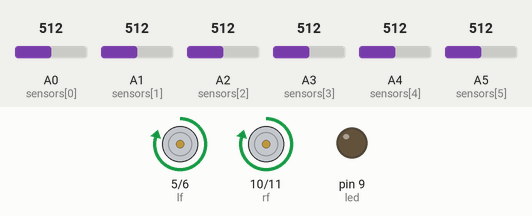
Recording of a sketch running on a simulated Arduino Uno, built with avr-gcc and run on an emulated ATmega328P. Parts: motor-driver pin pairs drawn as motors (green arrow = first pin HIGH = forward, orange = second pin HIGH = backward, longer = more drive), output pins drawn as LEDs (lit = HIGH). Inputs (shaded band) come from the test bench; at power-on: A1 (sensors[1]) = 512, A5 (sensors[5]) = 512, A4 (sensors[4]) = 512, A0 (sensors[0]) = 512, A2 (sensors[2]) = 512, A3 (sensors[3]) = 512. What the sketch prints to the serial monitor is not drawn.

Above: at 2.8 s.
2.9 s: A1 (sensors[1]) set to 520
At 3.4 s:
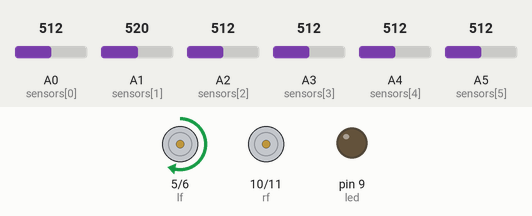
4.4 s: A5 (sensors[5]) set to 519
At 5.6 s:
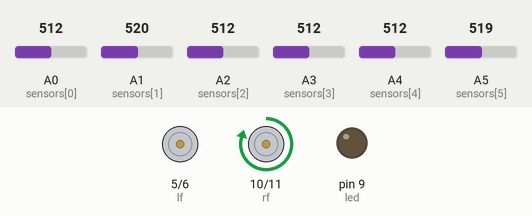
5.9 s: A4 (sensors[4]) set to 524
At 6.9 s:
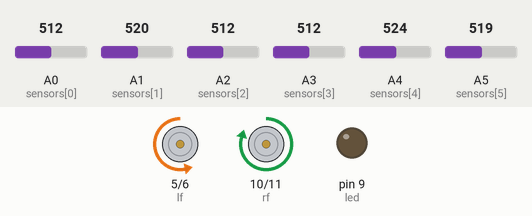
7.4 s: A0 (sensors[0]) set to 716
At 8.1 s:
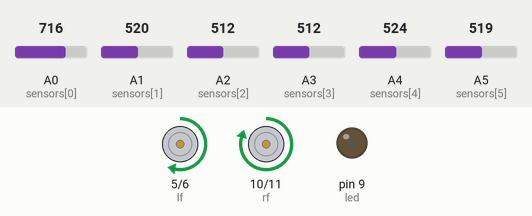
8.9 s: A5 (sensors[5]) set to 306
At 9.2 s:
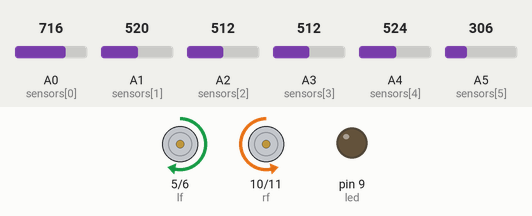
10.4 s: A5 (sensors[5]) set to 716
At 11.5 s:
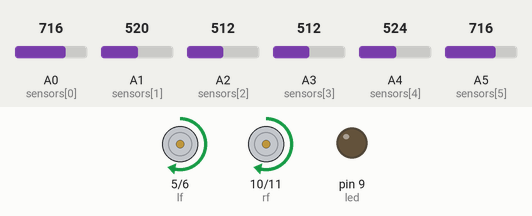
Timing chart, 0 to 12.9 s (numbered marks = the images above; inputs shaded):
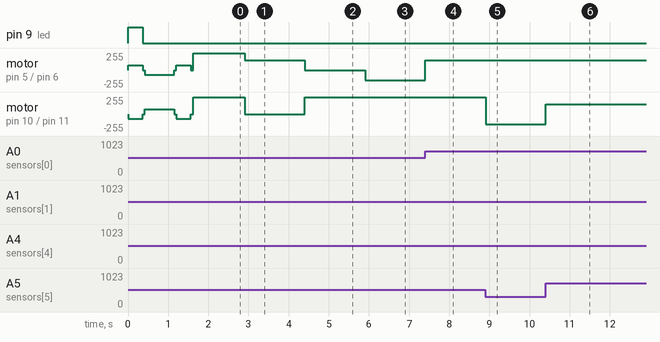

The sketch:

Analog_sensor__kuet_try3.2.ino
```cpp
#define NUM_SENSORS   6
int led =9;
int val=255;
int sensors[]={A0, A1, A2, A3, A4, A5};
int sv[NUM_SENSORS],temp[NUM_SENSORS],maxv[NUM_SENSORS],minv[NUM_SENSORS],threshold[NUM_SENSORS];
int sv2[NUM_SENSORS]={1,1,1,1,1,1};
unsigned long int sum=0,ts=0,ps=0,ls=0,rs=0,ms=0,ols,ors;
int lf = 5;
int lb = 6;
int rf = 10;
int rb = 11;

int bspeed =150;
int SPEED;
int MSPEED=250;
int state=0;
int flag=0;
int stateStop=0;
int i,j;

void setup() {
  pinMode(led, OUTPUT);
    //delay(200);
  pinMode(lf, OUTPUT);
  pinMode(lb, OUTPUT);
  pinMode(rf, OUTPUT);
  pinMode(rb, OUTPUT);
  pinMode(led, OUTPUT);
  // initialize serial communication at 9600 bits per second:
  Serial.begin(115200);
  //delay(500);
  analogWrite(led, val);


SPEED=70;

calibration();

  SPEED=bspeed;
}

// the loop routine runs over and over again forever:


void mway(int state)
{

if (state == 'f') {
        analogWrite(lf, SPEED);
        analogWrite(lb, 0);
        analogWrite(rf, SPEED);
        analogWrite(rb, 0);
          Serial.println("F");
    }
    else if (state == 'l') {
        analogWrite(lf, 0 );
        analogWrite(lb, 0);
        analogWrite(rf, SPEED);
        analogWrite(rb, 0);
         Serial.println("l");
    }
    else if (state == 'L') {
        analogWrite(lf, 0);
        analogWrite(lb, SPEED);
        analogWrite(rf, SPEED);
        analogWrite(rb, 0);
          Serial.println("L");
    }
        else if (state == 'm') {
        analogWrite(lf, 0);
        analogWrite(lb, SPEED);
        analogWrite(rf, 0);
        analogWrite(rb, 0);
         Serial.println("BL");
     }
    else if (state == 'b') {
        analogWrite(lf, 0);
        analogWrite(lb, SPEED);
        analogWrite(rf, 0);
        analogWrite(rb, SPEED);
         Serial.println("BACK");
    }
    else if (state == 'r') {
        analogWrite(lf, SPEED);
        analogWrite(lb, 0);
        analogWrite(rf, 0);
        analogWrite(rb, 0);
          Serial.println("r");
    }
    else if (state == 'R') {
        analogWrite(lf, SPEED);
        analogWrite(lb, 0);
        analogWrite(rf, 0);
        analogWrite(rb, SPEED);
          Serial.println("R");
    }
    else if (state == 'q') {
        analogWrite(lf, 0);
        analogWrite(lb, 0);
        analogWrite(rf, 0);
        analogWrite(rb, SPEED);
         Serial.println("BR");
    }

    else if (state == 's') {
        analogWrite(lf, 0);
        analogWrite(lb, 0);
        analogWrite(rf, 0);
        analogWrite(rb, 0);
        analogWrite(led, 0);
        if(flag == 0){
         Serial.println("S");
          flag=1;
        }
        stateStop=0;
    }
}

int sence()
{
   sum=0;
  // read the input on analog pin 0:
  for (int i=0;i<NUM_SENSORS;i++){

  sv[i] = analogRead(sensors[i]);
  // print out the value you read:
  Serial.print(sv[i]);
  Serial.print('\t');
  if(sv[i]>threshold[i])
    sv2[i]=1;
    else
    sv2[i]=0;
  }


   for (int i=0;i<NUM_SENSORS;i++)
   sum=sum*10+sv2[i];
   ls=sv2[0]*100+sv2[1]*10;
  rs=sv2[5]*100+sv2[4]*10;
  ms=sv2[2]*10+sv2[3]*1;
   Serial.print(sum);
    Serial.print('\t');
    Serial.print(ls);
    Serial.print('\t');
    Serial.print(rs);
    Serial.print('\t');
    Serial.print(ms);
   Serial.println();
  delay(1);        // delay in between reads for stability
}
void calibration()
{
  for (int i=0;i<NUM_SENSORS;i++)
{
    maxv[i] = analogRead(sensors[i]);
    minv[i] = analogRead(sensors[i]);
}

mway('R');
 for (int j=0;j<100;j++)
 {
  for (int i=0;i<NUM_SENSORS;i++)
  {
    temp[i] = analogRead(sensors[i]);
    if(temp[i]>maxv[i])
    maxv[i]=temp[i];
    if(temp[i]<minv[i])
    minv[i]=temp[i];
  }
  delay(3);
 }

mway('s');
delay(50);
mway('L');
 for (int j=0;j<200;j++)
 {
  for (int i=0;i<NUM_SENSORS;i++)
  {
    temp[i] = analogRead(sensors[i]);
    if(temp[i]>maxv[i])
    maxv[i]=temp[i];
    if(temp[i]<minv[i])
    minv[i]=temp[i];
  }
  delay(3);
 }
 mway('s');
delay(50);
mway('R');
 for (int j=0;j<100;j++)
 {
  for (int i=0;i<NUM_SENSORS;i++)
  {
    temp[i] = analogRead(sensors[i]);
    if(temp[i]>maxv[i])
    maxv[i]=temp[i];
    if(temp[i]<minv[i])
    minv[i]=temp[i];
  }
  delay(3);
 }
mway('s');
delay(50);
for(i=0;i<NUM_SENSORS;i++)
{
threshold[i]= minv[i] + (maxv[i]-minv[i])/2;
Serial.print(threshold[i]);
  Serial.print('\t');
}


}


void follow(){
    drive:
    if(sum==ts)
  {
    if(SPEED<MSPEED)
    SPEED=SPEED+20;
    else
    SPEED=MSPEED;
  }
  else
  SPEED=bspeed;
  if (sum==0)
 mway('f');
else if ((sum==1000)||(sum==1100)||(sum==100))
{
 mway('s');
 }
 else if ((sum==111000)||(sum==110000))
{

    mway('R');


 }
  else if ((sum==000111)||(sum==000011))
{

    mway('L');


 }
else if((ls==rs))
{
 if(sum!=111111)
 mway('f');
}
 else if(ls>rs)
 {
  if((ls-rs)<99)
  mway('r');
  else
  mway('R');
  ols=ls;
  ors=rs;
 }

 else if(ls<rs)
 {
 if((rs-ls)<99)
 mway('l');
 else
 mway('L');
  ols=ls;
  ors=rs;
 }


else if((sum==111111))
{
  ls=ols;
  rs=ors;
 /* if(ols>ors)
  mway('L');
  else
  mway('R');*/
}


/* if(ls!=rs)
 {

if(ts!=sum)
    ts=sum;
if(ols!=ls)
    ols=ls;
if(ors!=rs)
    ors=rs;
  }*/

}

void loop() {

sence();
//mway('R');
follow();

}
```

Measured:
- the behaviour switches between 512 and 513 on A1 (sensors[1]) (found by bisection; images 0 and 1)
- the behaviour switches between 512 and 513 on A5 (sensors[5]) (found by bisection; images 1 and 2)
- the behaviour switches between 512 and 513 on A4 (sensors[4]) (found by bisection; images 2 and 3)
- after the input at 2.9 s, motor on pin 5 (lf) / pin 6 (lb): forward 250/255 → forward 150/255 at once; motor on pin 10 (rf) / pin 11 (rb): forward 250/255 → stopped at once
- after the input at 4.4 s, motor on pin 5 (lf) / pin 6 (lb): forward 150/255 → stopped at once; motor on pin 10 (rf) / pin 11 (rb): stopped → forward 250/255 at once
- after the input at 5.9 s, motor on pin 5 (lf) / pin 6 (lb): stopped → backward 150/255 at once
- after the input at 7.4 s, motor on pin 5 (lf) / pin 6 (lb): backward 150/255 → forward 150/255 at once
- after the input at 8.9 s, motor on pin 10 (rf) / pin 11 (rb): forward 250/255 → backward 150/255 at once
- after the input at 10.4 s, motor on pin 10 (rf) / pin 11 (rb): backward 150/255 → forward 150/255 at once
